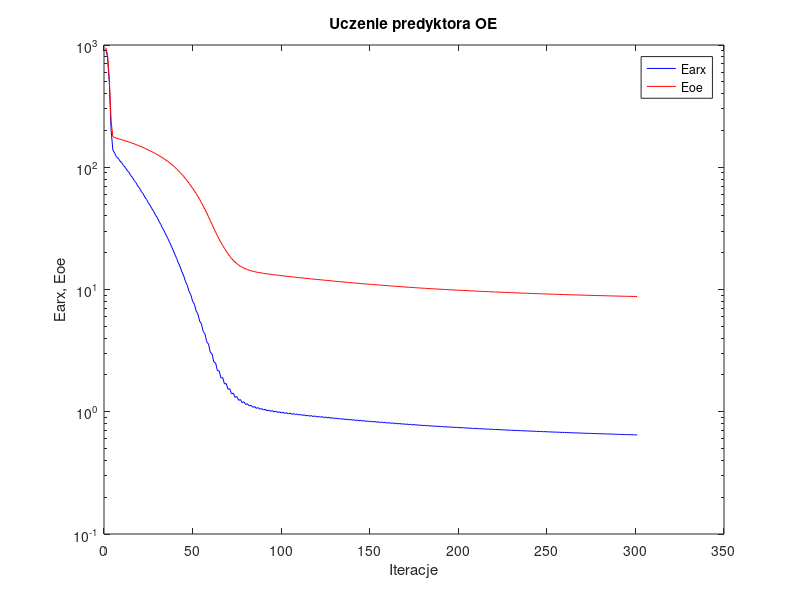
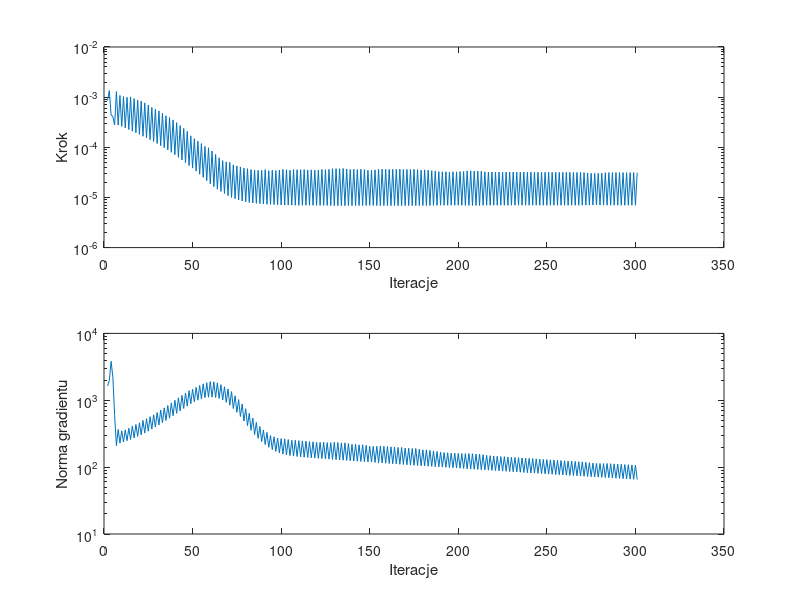

MATLAB code for these plots, in order:
%uczenie predyktora oe
clear all;
n=0; farx(n+1)=9.220204e+002; foe(n+1)=9.503990e+002; wspucz(n+1)=0.000000e+000; ng(n+1)=0.000000e+000;
n=1; farx(n+1)=7.999433e+002; foe(n+1)=8.242582e+002; krok(n+1)=8.522871e-004; ng(n+1)=1.632921e+003;
n=2; farx(n+1)=4.912529e+002; foe(n+1)=5.248769e+002; krok(n+1)=1.353531e-003; ng(n+1)=1.971137e+003;
n=3; farx(n+1)=2.023087e+002; foe(n+1)=2.382137e+002; krok(n+1)=4.430569e-004; ng(n+1)=3.822006e+003;
n=4; farx(n+1)=1.381584e+002; foe(n+1)=1.782243e+002; krok(n+1)=4.069498e-004; ng(n+1)=2.212312e+003;
n=5; farx(n+1)=1.306690e+002; foe(n+1)=1.748705e+002; krok(n+1)=2.790403e-004; ng(n+1)=5.952915e+002;
n=6; farx(n+1)=1.217557e+002; foe(n+1)=1.730756e+002; krok(n+1)=1.293127e-003; ng(n+1)=2.094557e+002;
n=7; farx(n+1)=1.186296e+002; foe(n+1)=1.713138e+002; krok(n+1)=2.770473e-004; ng(n+1)=3.660099e+002;
n=8; farx(n+1)=1.125998e+002; foe(n+1)=1.696787e+002; krok(n+1)=1.078226e-003; ng(n+1)=2.284957e+002;
n=9; farx(n+1)=1.088879e+002; foe(n+1)=1.680222e+002; krok(n+1)=2.617205e-004; ng(n+1)=3.490607e+002;
n=10; farx(n+1)=1.032205e+002; foe(n+1)=1.663342e+002; krok(n+1)=1.025308e-003; ng(n+1)=2.379276e+002;
n=11; farx(n+1)=9.980846e+001; foe(n+1)=1.646468e+002; krok(n+1)=2.449218e-004; ng(n+1)=3.604803e+002;
n=12; farx(n+1)=9.444789e+001; foe(n+1)=1.628880e+002; krok(n+1)=9.933991e-004; ng(n+1)=2.487858e+002;
n=13; farx(n+1)=9.123601e+001; foe(n+1)=1.611251e+002; krok(n+1)=2.266194e-004; ng(n+1)=3.811072e+002;
n=14; farx(n+1)=8.587793e+001; foe(n+1)=1.592135e+002; krok(n+1)=1.009153e-003; ng(n+1)=2.591923e+002;
n=15; farx(n+1)=8.279047e+001; foe(n+1)=1.572935e+002; krok(n+1)=2.093566e-004; ng(n+1)=4.129995e+002;
n=16; farx(n+1)=7.789488e+001; foe(n+1)=1.553389e+002; krok(n+1)=9.382450e-004; ng(n+1)=2.732269e+002;
n=17; farx(n+1)=7.500814e+001; foe(n+1)=1.533757e+002; krok(n+1)=1.945992e-004; ng(n+1)=4.347142e+002;
n=18; farx(n+1)=7.052342e+001; foe(n+1)=1.513604e+002; krok(n+1)=8.713055e-004; ng(n+1)=2.881213e+002;
n=19; farx(n+1)=6.782011e+001; foe(n+1)=1.493598e+002; krok(n+1)=1.803354e-004; ng(n+1)=4.593943e+002;
n=20; farx(n+1)=6.358472e+001; foe(n+1)=1.472510e+002; krok(n+1)=8.336543e-004; ng(n+1)=3.041953e+002;
n=21; farx(n+1)=6.100166e+001; foe(n+1)=1.451266e+002; krok(n+1)=1.657251e-004; ng(n+1)=4.987756e+002;
n=22; farx(n+1)=5.712318e+001; foe(n+1)=1.429289e+002; krok(n+1)=7.663457e-004; ng(n+1)=3.232937e+002;
n=23; farx(n+1)=5.470233e+001; foe(n+1)=1.407754e+002; krok(n+1)=1.533903e-004; ng(n+1)=5.309540e+002;
n=24; farx(n+1)=5.122316e+001; foe(n+1)=1.385368e+002; krok(n+1)=6.946998e-004; ng(n+1)=3.451953e+002;
n=25; farx(n+1)=4.893199e+001; foe(n+1)=1.363313e+002; krok(n+1)=1.417047e-004; ng(n+1)=5.675753e+002;
n=26; farx(n+1)=4.584623e+001; foe(n+1)=1.340612e+002; krok(n+1)=6.218716e-004; ng(n+1)=3.701461e+002;
n=27; farx(n+1)=4.368632e+001; foe(n+1)=1.318175e+002; krok(n+1)=1.304810e-004; ng(n+1)=6.055960e+002;
n=28; farx(n+1)=4.086363e+001; foe(n+1)=1.294600e+002; krok(n+1)=5.733303e-004; ng(n+1)=3.968758e+002;
n=29; farx(n+1)=3.879916e+001; foe(n+1)=1.271056e+002; krok(n+1)=1.189563e-004; ng(n+1)=6.560187e+002;
n=30; farx(n+1)=3.618712e+001; foe(n+1)=1.246131e+002; krok(n+1)=5.322828e-004; ng(n+1)=4.266294e+002;
n=31; farx(n+1)=3.420842e+001; foe(n+1)=1.221269e+002; krok(n+1)=1.081342e-004; ng(n+1)=7.142521e+002;
n=32; farx(n+1)=3.188175e+001; foe(n+1)=1.195360e+002; krok(n+1)=4.770094e-004; ng(n+1)=4.608610e+002;
n=33; farx(n+1)=3.000837e+001; foe(n+1)=1.169744e+002; krok(n+1)=9.848602e-005; ng(n+1)=7.700905e+002;
n=34; farx(n+1)=2.796643e+001; foe(n+1)=1.143088e+002; krok(n+1)=4.250148e-004; ng(n+1)=4.989239e+002;
n=35; farx(n+1)=2.619266e+001; foe(n+1)=1.116430e+002; krok(n+1)=8.878196e-005; ng(n+1)=8.345042e+002;
n=36; farx(n+1)=2.432739e+001; foe(n+1)=1.087894e+002; krok(n+1)=3.909578e-004; ng(n+1)=5.393241e+002;
n=37; farx(n+1)=2.263724e+001; foe(n+1)=1.059629e+002; krok(n+1)=7.948838e-005; ng(n+1)=9.140807e+002;
n=38; farx(n+1)=2.098797e+001; foe(n+1)=1.029576e+002; krok(n+1)=3.517334e-004; ng(n+1)=5.859153e+002;
n=39; farx(n+1)=1.938926e+001; foe(n+1)=9.998168e+001; krok(n+1)=7.092424e-005; ng(n+1)=1.000162e+003;
n=40; farx(n+1)=1.797687e+001; foe(n+1)=9.685775e+001; krok(n+1)=3.095959e-004; ng(n+1)=6.378810e+002;
n=41; farx(n+1)=1.648452e+001; foe(n+1)=9.377381e+001; krok(n+1)=6.309391e-005; ng(n+1)=1.088110e+003;
n=42; farx(n+1)=1.529130e+001; foe(n+1)=9.053646e+001; krok(n+1)=2.716429e-004; ng(n+1)=6.937232e+002;
n=43; farx(n+1)=1.390813e+001; foe(n+1)=8.735078e+001; krok(n+1)=5.582033e-005; ng(n+1)=1.183305e+003;
n=44; farx(n+1)=1.291211e+001; foe(n+1)=8.400451e+001; krok(n+1)=2.383224e-004; ng(n+1)=7.531502e+002;
n=45; farx(n+1)=1.164015e+001; foe(n+1)=8.072543e+001; krok(n+1)=4.909079e-005; ng(n+1)=1.286117e+003;
n=46; farx(n+1)=1.082281e+001; foe(n+1)=7.728503e+001; krok(n+1)=2.083980e-004; ng(n+1)=8.164193e+002;
n=47; farx(n+1)=9.660042e+000; foe(n+1)=7.394776e+001; krok(n+1)=4.334515e-005; ng(n+1)=1.392557e+003;
n=48; farx(n+1)=9.068714e+000; foe(n+1)=7.064500e+001; krok(n+1)=1.691914e-004; ng(n+1)=8.868177e+002;
n=49; farx(n+1)=8.051728e+000; foe(n+1)=6.746554e+001; krok(n+1)=3.840954e-005; ng(n+1)=1.461079e+003;
n=50; farx(n+1)=7.589516e+000; foe(n+1)=6.416784e+001; krok(n+1)=1.483649e-004; ng(n+1)=9.479083e+002;
n=51; farx(n+1)=6.681102e+000; foe(n+1)=6.100033e+001; krok(n+1)=3.351833e-005; ng(n+1)=1.561428e+003;
n=52; farx(n+1)=6.316651e+000; foe(n+1)=5.769492e+001; krok(n+1)=1.326035e-004; ng(n+1)=1.003409e+003;
n=53; farx(n+1)=5.511418e+000; foe(n+1)=5.455846e+001; krok(n+1)=2.907853e-005; ng(n+1)=1.665351e+003;
n=54; farx(n+1)=5.233997e+000; foe(n+1)=5.130888e+001; krok(n+1)=1.185248e-004; ng(n+1)=1.052290e+003;
n=55; farx(n+1)=4.528977e+000; foe(n+1)=4.825979e+001; krok(n+1)=2.519594e-005; ng(n+1)=1.760945e+003;
n=56; farx(n+1)=4.333861e+000; foe(n+1)=4.518332e+001; krok(n+1)=1.042068e-004; ng(n+1)=1.092217e+003;
n=57; farx(n+1)=3.733622e+000; foe(n+1)=4.232530e+001; krok(n+1)=2.170937e-005; ng(n+1)=1.827726e+003;
n=58; farx(n+1)=3.582161e+000; foe(n+1)=3.933008e+001; krok(n+1)=9.776439e-005; ng(n+1)=1.110234e+003;
n=59; farx(n+1)=3.064559e+000; foe(n+1)=3.661710e+001; krok(n+1)=1.870342e-005; ng(n+1)=1.902429e+003;
n=60; farx(n+1)=2.976332e+000; foe(n+1)=3.399800e+001; krok(n+1)=8.423045e-005; ng(n+1)=1.116644e+003;
n=61; farx(n+1)=2.553274e+000; foe(n+1)=3.166443e+001; krok(n+1)=1.641052e-005; ng(n+1)=1.887261e+003;
n=62; farx(n+1)=2.512736e+000; foe(n+1)=2.948006e+001; krok(n+1)=7.204982e-005; ng(n+1)=1.100794e+003;
n=63; farx(n+1)=2.172269e+000; foe(n+1)=2.755835e+001; krok(n+1)=1.460917e-005; ng(n+1)=1.821469e+003;
n=64; farx(n+1)=2.163343e+000; foe(n+1)=2.580099e+001; krok(n+1)=6.158863e-005; ng(n+1)=1.063275e+003;
n=65; farx(n+1)=1.892801e+000; foe(n+1)=2.428197e+001; krok(n+1)=1.321254e-005; ng(n+1)=1.710828e+003;
n=66; farx(n+1)=1.902957e+000; foe(n+1)=2.289646e+001; krok(n+1)=5.429951e-005; ng(n+1)=1.007005e+003;
n=67; farx(n+1)=1.686291e+000; foe(n+1)=2.169334e+001; krok(n+1)=1.197415e-005; ng(n+1)=1.592784e+003;
n=68; farx(n+1)=1.702471e+000; foe(n+1)=2.057194e+001; krok(n+1)=5.113027e-005; ng(n+1)=9.322014e+002;
n=69; farx(n+1)=1.526912e+000; foe(n+1)=1.961111e+001; krok(n+1)=1.085468e-005; ng(n+1)=1.474273e+003;
n=70; farx(n+1)=1.544038e+000; foe(n+1)=1.870605e+001; krok(n+1)=5.007398e-005; ng(n+1)=8.432755e+002;
n=71; farx(n+1)=1.400133e+000; foe(n+1)=1.794632e+001; krok(n+1)=9.999543e-006; ng(n+1)=1.346418e+003;
n=72; farx(n+1)=1.421170e+000; foe(n+1)=1.729507e+001; krok(n+1)=4.461789e-005; ng(n+1)=7.511700e+002;
n=73; farx(n+1)=1.309186e+000; foe(n+1)=1.675244e+001; krok(n+1)=9.410994e-006; ng(n+1)=1.166610e+003;
n=74; farx(n+1)=1.330581e+000; foe(n+1)=1.627174e+001; krok(n+1)=4.244958e-005; ng(n+1)=6.596509e+002;
n=75; farx(n+1)=1.239953e+000; foe(n+1)=1.586435e+001; krok(n+1)=8.869972e-006; ng(n+1)=1.022139e+003;
n=76; farx(n+1)=1.259854e+000; foe(n+1)=1.550946e+001; krok(n+1)=4.060864e-005; ng(n+1)=5.706903e+002;
n=77; farx(n+1)=1.186673e+000; foe(n+1)=1.521031e+001; krok(n+1)=8.479063e-006; ng(n+1)=8.786822e+002;
n=78; farx(n+1)=1.205320e+000; foe(n+1)=1.495300e+001; krok(n+1)=3.848816e-005; ng(n+1)=4.892689e+002;
n=79; farx(n+1)=1.145947e+000; foe(n+1)=1.473375e+001; krok(n+1)=8.172419e-006; ng(n+1)=7.476690e+002;
n=80; farx(n+1)=1.162902e+000; foe(n+1)=1.454141e+001; krok(n+1)=3.740683e-005; ng(n+1)=4.165407e+002;
n=81; farx(n+1)=1.113588e+000; foe(n+1)=1.437624e+001; krok(n+1)=7.938342e-006; ng(n+1)=6.376715e+002;
n=82; farx(n+1)=1.129284e+000; foe(n+1)=1.423165e+001; krok(n+1)=3.601440e-005; ng(n+1)=3.553617e+002;
n=83; farx(n+1)=1.087863e+000; foe(n+1)=1.410535e+001; krok(n+1)=7.760930e-006; ng(n+1)=5.425457e+002;
n=84; farx(n+1)=1.102414e+000; foe(n+1)=1.399182e+001; krok(n+1)=3.533295e-005; ng(n+1)=3.064991e+002;
n=85; farx(n+1)=1.066666e+000; foe(n+1)=1.389113e+001; krok(n+1)=7.622483e-006; ng(n+1)=4.665707e+002;
n=86; farx(n+1)=1.080457e+000; foe(n+1)=1.379932e+001; krok(n+1)=3.468782e-005; ng(n+1)=2.695466e+002;
n=87; farx(n+1)=1.048930e+000; foe(n+1)=1.371616e+001; krok(n+1)=7.517282e-006; ng(n+1)=4.052756e+002;
n=88; farx(n+1)=1.062287e+000; foe(n+1)=1.363905e+001; krok(n+1)=3.440034e-005; ng(n+1)=2.412506e+002;
n=89; farx(n+1)=1.033881e+000; foe(n+1)=1.356712e+001; krok(n+1)=7.381362e-006; ng(n+1)=3.591502e+002;
n=90; farx(n+1)=1.046726e+000; foe(n+1)=1.349697e+001; krok(n+1)=3.583315e-005; ng(n+1)=2.174568e+002;
n=91; farx(n+1)=1.020009e+000; foe(n+1)=1.343102e+001; krok(n+1)=7.304702e-006; ng(n+1)=3.305818e+002;
n=92; farx(n+1)=1.032687e+000; foe(n+1)=1.337000e+001; krok(n+1)=3.418410e-005; ng(n+1)=1.982322e+002;
n=93; farx(n+1)=1.008311e+000; foe(n+1)=1.331198e+001; krok(n+1)=7.265431e-006; ng(n+1)=2.974737e+002;
n=94; farx(n+1)=1.020886e+000; foe(n+1)=1.325463e+001; krok(n+1)=3.488004e-005; ng(n+1)=1.833943e+002;
n=95; farx(n+1)=9.974907e-001; foe(n+1)=1.319940e+001; krok(n+1)=7.211524e-006; ng(n+1)=2.845397e+002;
n=96; farx(n+1)=1.010067e+000; foe(n+1)=1.314619e+001; krok(n+1)=3.440034e-005; ng(n+1)=1.717305e+002;
n=97; farx(n+1)=9.878178e-001; foe(n+1)=1.309408e+001; krok(n+1)=7.156975e-006; ng(n+1)=2.723093e+002;
n=98; farx(n+1)=1.000302e+000; foe(n+1)=1.304220e+001; krok(n+1)=3.519674e-005; ng(n+1)=1.631738e+002;
n=99; farx(n+1)=9.787193e-001; foe(n+1)=1.299137e+001; krok(n+1)=7.086051e-006; ng(n+1)=2.669222e+002;
n=100; farx(n+1)=9.911541e-001; foe(n+1)=1.294014e+001; krok(n+1)=3.628732e-005; ng(n+1)=1.567289e+002;
n=101; farx(n+1)=9.699264e-001; foe(n+1)=1.288981e+001; krok(n+1)=7.048309e-006; ng(n+1)=2.650024e+002;
n=102; farx(n+1)=9.822768e-001; foe(n+1)=1.284085e+001; krok(n+1)=3.572825e-005; ng(n+1)=1.520094e+002;
n=103; farx(n+1)=9.617580e-001; foe(n+1)=1.279252e+001; krok(n+1)=7.048309e-006; ng(n+1)=2.584930e+002;
n=104; farx(n+1)=9.739557e-001; foe(n+1)=1.274558e+001; krok(n+1)=3.501276e-005; ng(n+1)=1.487171e+002;
n=105; farx(n+1)=9.542176e-001; foe(n+1)=1.269927e+001; krok(n+1)=7.026980e-006; ng(n+1)=2.520185e+002;
n=106; farx(n+1)=9.663262e-001; foe(n+1)=1.265249e+001; krok(n+1)=3.594329e-005; ng(n+1)=1.461553e+002;
n=107; farx(n+1)=9.468011e-001; foe(n+1)=1.260628e+001; krok(n+1)=6.997257e-006; ng(n+1)=2.524913e+002;
n=108; farx(n+1)=9.587533e-001; foe(n+1)=1.256078e+001; krok(n+1)=3.574308e-005; ng(n+1)=1.440543e+002;
n=109; farx(n+1)=9.397291e-001; foe(n+1)=1.251577e+001; krok(n+1)=6.986564e-006; ng(n+1)=2.492771e+002;
n=110; farx(n+1)=9.514980e-001; foe(n+1)=1.247116e+001; krok(n+1)=3.577324e-005; ng(n+1)=1.421733e+002;
n=111; farx(n+1)=9.329038e-001; foe(n+1)=1.242714e+001; krok(n+1)=6.975132e-006; ng(n+1)=2.469130e+002;
n=112; farx(n+1)=9.444933e-001; foe(n+1)=1.238338e+001; krok(n+1)=3.584012e-005; ng(n+1)=1.406211e+002;
n=113; farx(n+1)=9.262595e-001; foe(n+1)=1.234021e+001; krok(n+1)=6.975132e-006; ng(n+1)=2.449390e+002;
n=114; farx(n+1)=9.376396e-001; foe(n+1)=1.229785e+001; krok(n+1)=3.533295e-005; ng(n+1)=1.393120e+002;
n=115; farx(n+1)=9.199121e-001; foe(n+1)=1.225603e+001; krok(n+1)=6.975132e-006; ng(n+1)=2.409020e+002;
n=116; farx(n+1)=9.311163e-001; foe(n+1)=1.221441e+001; krok(n+1)=3.547989e-005; ng(n+1)=1.379668e+002;
n=117; farx(n+1)=9.136848e-001; foe(n+1)=1.217326e+001; krok(n+1)=6.975132e-006; ng(n+1)=2.395291e+002;
n=118; farx(n+1)=9.246723e-001; foe(n+1)=1.213294e+001; krok(n+1)=3.498787e-005; ng(n+1)=1.367902e+002;
n=119; farx(n+1)=9.077121e-001; foe(n+1)=1.209303e+001; krok(n+1)=6.975132e-006; ng(n+1)=2.356848e+002;
n=120; farx(n+1)=9.185234e-001; foe(n+1)=1.205332e+001; krok(n+1)=3.521996e-005; ng(n+1)=1.355288e+002;
n=121; farx(n+1)=9.018763e-001; foe(n+1)=1.201396e+001; krok(n+1)=6.948457e-006; ng(n+1)=2.347108e+002;
n=122; farx(n+1)=9.125303e-001; foe(n+1)=1.197426e+001; krok(n+1)=3.609728e-005; ng(n+1)=1.341680e+002;
n=123; farx(n+1)=8.960007e-001; foe(n+1)=1.193489e+001; krok(n+1)=6.935028e-006; ng(n+1)=2.359874e+002;
n=124; farx(n+1)=9.064446e-001; foe(n+1)=1.189634e+001; krok(n+1)=3.572825e-005; ng(n+1)=1.330384e+002;
n=125; farx(n+1)=8.903440e-001; foe(n+1)=1.185804e+001; krok(n+1)=6.925078e-006; ng(n+1)=2.327591e+002;
n=126; farx(n+1)=9.005944e-001; foe(n+1)=1.181970e+001; krok(n+1)=3.631381e-005; ng(n+1)=1.317515e+002;
n=127; farx(n+1)=8.847494e-001; foe(n+1)=1.178172e+001; krok(n+1)=6.891598e-006; ng(n+1)=2.326239e+002;
n=128; farx(n+1)=8.948556e-001; foe(n+1)=1.174317e+001; krok(n+1)=3.751011e-005; ng(n+1)=1.303894e+002;
n=129; farx(n+1)=8.790782e-001; foe(n+1)=1.170494e+001; krok(n+1)=6.866794e-006; ng(n+1)=2.356047e+002;
n=130; farx(n+1)=8.889606e-001; foe(n+1)=1.166716e+001; krok(n+1)=3.746225e-005; ng(n+1)=1.292046e+002;
n=131; farx(n+1)=8.735254e-001; foe(n+1)=1.162981e+001; krok(n+1)=6.866794e-006; ng(n+1)=2.330891e+002;
n=132; farx(n+1)=8.831978e-001; foe(n+1)=1.159287e+001; krok(n+1)=3.736809e-005; ng(n+1)=1.280517e+002;
n=133; farx(n+1)=8.681102e-001; foe(n+1)=1.155637e+001; krok(n+1)=6.859775e-006; ng(n+1)=2.306202e+002;
n=134; farx(n+1)=8.776196e-001; foe(n+1)=1.151991e+001; krok(n+1)=3.780400e-005; ng(n+1)=1.268470e+002;
n=135; farx(n+1)=8.627111e-001; foe(n+1)=1.148374e+001; krok(n+1)=6.861689e-006; ng(n+1)=2.306592e+002;
n=136; farx(n+1)=8.719782e-001; foe(n+1)=1.144866e+001; krok(n+1)=3.694884e-005; ng(n+1)=1.258257e+002;
n=137; farx(n+1)=8.575100e-001; foe(n+1)=1.141392e+001; krok(n+1)=6.890538e-006; ng(n+1)=2.250862e+002;
n=138; farx(n+1)=8.665519e-001; foe(n+1)=1.138025e+001; krok(n+1)=3.602491e-005; ng(n+1)=1.248603e+002;
n=139; farx(n+1)=8.525680e-001; foe(n+1)=1.134690e+001; krok(n+1)=6.891598e-006; ng(n+1)=2.195453e+002;
n=140; farx(n+1)=8.614538e-001; foe(n+1)=1.131337e+001; krok(n+1)=3.673902e-005; ng(n+1)=1.236609e+002;
n=141; farx(n+1)=8.475873e-001; foe(n+1)=1.128016e+001; krok(n+1)=6.890538e-006; ng(n+1)=2.204422e+002;
n=142; farx(n+1)=8.562614e-001; foe(n+1)=1.124788e+001; krok(n+1)=3.594329e-005; ng(n+1)=1.226986e+002;
n=143; farx(n+1)=8.428318e-001; foe(n+1)=1.121590e+001; krok(n+1)=6.891598e-006; ng(n+1)=2.154716e+002;
n=144; farx(n+1)=8.513536e-001; foe(n+1)=1.118383e+001; krok(n+1)=3.654973e-005; ng(n+1)=1.215402e+002;
n=145; farx(n+1)=8.380562e-001; foe(n+1)=1.115206e+001; krok(n+1)=6.890538e-006; ng(n+1)=2.159926e+002;
n=146; farx(n+1)=8.463931e-001; foe(n+1)=1.112111e+001; krok(n+1)=3.592136e-005; ng(n+1)=1.205825e+002;
n=147; farx(n+1)=8.334217e-001; foe(n+1)=1.109036e+001; krok(n+1)=6.917402e-006; ng(n+1)=2.119661e+002;
n=148; farx(n+1)=8.415160e-001; foe(n+1)=1.106071e+001; krok(n+1)=3.476335e-005; ng(n+1)=1.197035e+002;
n=149; farx(n+1)=8.290231e-001; foe(n+1)=1.103145e+001; krok(n+1)=6.939469e-006; ng(n+1)=2.057280e+002;
n=150; farx(n+1)=8.369746e-001; foe(n+1)=1.100233e+001; krok(n+1)=3.488004e-005; ng(n+1)=1.186853e+002;
n=151; farx(n+1)=8.247024e-001; foe(n+1)=1.097352e+001; krok(n+1)=6.925078e-006; ng(n+1)=2.045922e+002;
n=152; farx(n+1)=8.325347e-001; foe(n+1)=1.094466e+001; krok(n+1)=3.542617e-005; ng(n+1)=1.176083e+002;
n=153; farx(n+1)=8.204206e-001; foe(n+1)=1.091599e+001; krok(n+1)=6.891598e-006; ng(n+1)=2.049611e+002;
n=154; farx(n+1)=8.281157e-001; foe(n+1)=1.088704e+001; krok(n+1)=3.639496e-005; ng(n+1)=1.164403e+002;
n=155; farx(n+1)=8.160952e-001; foe(n+1)=1.085834e+001; krok(n+1)=6.869231e-006; ng(n+1)=2.065082e+002;
n=156; farx(n+1)=8.236289e-001; foe(n+1)=1.082984e+001; krok(n+1)=3.655818e-005; ng(n+1)=1.153891e+002;
n=157; farx(n+1)=8.118225e-001; foe(n+1)=1.080164e+001; krok(n+1)=6.866794e-006; ng(n+1)=2.051626e+002;
n=158; farx(n+1)=8.192000e-001; foe(n+1)=1.077378e+001; krok(n+1)=3.646823e-005; ng(n+1)=1.143891e+002;
n=159; farx(n+1)=8.076364e-001; foe(n+1)=1.074619e+001; krok(n+1)=6.866794e-006; ng(n+1)=2.031033e+002;
n=160; farx(n+1)=8.148606e-001; foe(n+1)=1.071890e+001; krok(n+1)=3.643108e-005; ng(n+1)=1.133899e+002;
n=161; farx(n+1)=8.035269e-001; foe(n+1)=1.069188e+001; krok(n+1)=6.866794e-006; ng(n+1)=2.012131e+002;
n=162; farx(n+1)=8.106083e-001; foe(n+1)=1.066518e+001; krok(n+1)=3.639496e-005; ng(n+1)=1.124073e+002;
n=163; farx(n+1)=7.994925e-001; foe(n+1)=1.063870e+001; krok(n+1)=6.866794e-006; ng(n+1)=1.994863e+002;
n=164; farx(n+1)=8.064186e-001; foe(n+1)=1.061260e+001; krok(n+1)=3.625046e-005; ng(n+1)=1.114412e+002;
n=165; farx(n+1)=7.955574e-001; foe(n+1)=1.058674e+001; krok(n+1)=6.859775e-006; ng(n+1)=1.971485e+002;
n=166; farx(n+1)=8.023525e-001; foe(n+1)=1.056090e+001; krok(n+1)=3.670884e-005; ng(n+1)=1.104009e+002;
n=167; farx(n+1)=7.916218e-001; foe(n+1)=1.053530e+001; krok(n+1)=6.861689e-006; ng(n+1)=1.970107e+002;
n=168; farx(n+1)=7.982551e-001; foe(n+1)=1.051034e+001; krok(n+1)=3.602491e-005; ng(n+1)=1.095253e+002;
n=169; farx(n+1)=7.878356e-001; foe(n+1)=1.048564e+001; krok(n+1)=6.869231e-006; ng(n+1)=1.929013e+002;
n=170; farx(n+1)=7.943391e-001; foe(n+1)=1.046108e+001; krok(n+1)=3.620311e-005; ng(n+1)=1.085488e+002;
n=171; farx(n+1)=7.840920e-001; foe(n+1)=1.043677e+001; krok(n+1)=6.866794e-006; ng(n+1)=1.918862e+002;
n=172; farx(n+1)=7.904595e-001; foe(n+1)=1.041278e+001; krok(n+1)=3.605868e-005; ng(n+1)=1.076237e+002;
n=173; farx(n+1)=7.804398e-001; foe(n+1)=1.038902e+001; krok(n+1)=6.859775e-006; ng(n+1)=1.897786e+002;
n=174; farx(n+1)=7.866897e-001; foe(n+1)=1.036528e+001; krok(n+1)=3.650218e-005; ng(n+1)=1.066256e+002;
n=175; farx(n+1)=7.767879e-001; foe(n+1)=1.034175e+001; krok(n+1)=6.861689e-006; ng(n+1)=1.896772e+002;
n=176; farx(n+1)=7.828808e-001; foe(n+1)=1.031882e+001; krok(n+1)=3.577324e-005; ng(n+1)=1.057828e+002;
n=177; farx(n+1)=7.732519e-001; foe(n+1)=1.029617e+001; krok(n+1)=6.890538e-006; ng(n+1)=1.854015e+002;
n=178; farx(n+1)=7.792143e-001; foe(n+1)=1.027413e+001; krok(n+1)=3.498787e-005; ng(n+1)=1.049949e+002;
n=179; farx(n+1)=7.698727e-001; foe(n+1)=1.025227e+001; krok(n+1)=6.891598e-006; ng(n+1)=1.814812e+002;
n=180; farx(n+1)=7.757170e-001; foe(n+1)=1.023037e+001; krok(n+1)=3.547989e-005; ng(n+1)=1.040196e+002;
n=181; farx(n+1)=7.664874e-001; foe(n+1)=1.020873e+001; krok(n+1)=6.890538e-006; ng(n+1)=1.813614e+002;
n=182; farx(n+1)=7.722042e-001; foe(n+1)=1.018748e+001; krok(n+1)=3.502676e-005; ng(n+1)=1.031916e+002;
n=183; farx(n+1)=7.631796e-001; foe(n+1)=1.016647e+001; krok(n+1)=6.917402e-006; ng(n+1)=1.783643e+002;
n=184; farx(n+1)=7.687831e-001; foe(n+1)=1.014611e+001; krok(n+1)=3.415827e-005; ng(n+1)=1.024638e+002;
n=185; farx(n+1)=7.600101e-001; foe(n+1)=1.012585e+001; krok(n+1)=6.935028e-006; ng(n+1)=1.747284e+002;
n=186; farx(n+1)=7.654728e-001; foe(n+1)=1.010598e+001; krok(n+1)=3.378344e-005; ng(n+1)=1.016423e+002;
n=187; farx(n+1)=7.568928e-001; foe(n+1)=1.008634e+001; krok(n+1)=6.971762e-006; ng(n+1)=1.717743e+002;
n=188; farx(n+1)=7.622361e-001; foe(n+1)=1.006741e+001; krok(n+1)=3.261438e-005; ng(n+1)=1.010001e+002;
n=189; farx(n+1)=7.539375e-001; foe(n+1)=1.004863e+001; krok(n+1)=6.997257e-006; ng(n+1)=1.672830e+002;
n=190; farx(n+1)=7.591714e-001; foe(n+1)=1.003010e+001; krok(n+1)=3.245086e-005; ng(n+1)=1.002077e+002;
n=191; farx(n+1)=7.510435e-001; foe(n+1)=1.001175e+001; krok(n+1)=7.000011e-006; ng(n+1)=1.653731e+002;
n=192; farx(n+1)=7.561880e-001; foe(n+1)=9.993548e+000; krok(n+1)=3.251553e-005; ng(n+1)=9.940152e+001;
n=193; farx(n+1)=7.481882e-001; foe(n+1)=9.975474e+000; krok(n+1)=6.997257e-006; ng(n+1)=1.643788e+002;
n=194; farx(n+1)=7.531985e-001; foe(n+1)=9.957633e+000; krok(n+1)=3.223481e-005; ng(n+1)=9.861231e+001;
n=195; farx(n+1)=7.453993e-001; foe(n+1)=9.940100e+000; krok(n+1)=7.005815e-006; ng(n+1)=1.616490e+002;
n=196; farx(n+1)=7.503516e-001; foe(n+1)=9.922550e+000; krok(n+1)=3.251553e-005; ng(n+1)=9.781363e+001;
n=197; farx(n+1)=7.426284e-001; foe(n+1)=9.905127e+000; krok(n+1)=6.997257e-006; ng(n+1)=1.617360e+002;
n=198; farx(n+1)=7.474991e-001; foe(n+1)=9.887971e+000; krok(n+1)=3.242569e-005; ng(n+1)=9.705660e+001;
n=199; farx(n+1)=7.399202e-001; foe(n+1)=9.870860e+000; krok(n+1)=6.986564e-006; ng(n+1)=1.604587e+002;
n=200; farx(n+1)=7.446909e-001; foe(n+1)=9.853854e+000; krok(n+1)=3.271506e-005; ng(n+1)=9.621552e+001;
n=201; farx(n+1)=7.372315e-001; foe(n+1)=9.836978e+000; krok(n+1)=6.975132e-006; ng(n+1)=1.596710e+002;
n=202; farx(n+1)=7.419178e-001; foe(n+1)=9.820177e+000; krok(n+1)=3.298006e-005; ng(n+1)=9.539807e+001;
n=203; farx(n+1)=7.345808e-001; foe(n+1)=9.803501e+000; krok(n+1)=6.948457e-006; ng(n+1)=1.591137e+002;
n=204; farx(n+1)=7.391825e-001; foe(n+1)=9.786659e+000; krok(n+1)=3.378344e-005; ng(n+1)=9.449179e+001;
n=205; farx(n+1)=7.319079e-001; foe(n+1)=9.770007e+000; krok(n+1)=6.925078e-006; ng(n+1)=1.597359e+002;
n=206; farx(n+1)=7.364126e-001; foe(n+1)=9.753358e+000; krok(n+1)=3.400119e-005; ng(n+1)=9.366402e+001;
n=207; farx(n+1)=7.292433e-001; foe(n+1)=9.736968e+000; krok(n+1)=6.935028e-006; ng(n+1)=1.587372e+002;
n=208; farx(n+1)=7.336738e-001; foe(n+1)=9.720885e+000; krok(n+1)=3.351433e-005; ng(n+1)=9.297755e+001;
n=209; farx(n+1)=7.266651e-001; foe(n+1)=9.704916e+000; krok(n+1)=6.939469e-006; ng(n+1)=1.566255e+002;
n=210; farx(n+1)=7.310308e-001; foe(n+1)=9.689118e+000; krok(n+1)=3.369455e-005; ng(n+1)=9.220622e+001;
n=211; farx(n+1)=7.241120e-001; foe(n+1)=9.673323e+000; krok(n+1)=6.935028e-006; ng(n+1)=1.561798e+002;
n=212; farx(n+1)=7.283598e-001; foe(n+1)=9.657883e+000; krok(n+1)=3.328831e-005; ng(n+1)=9.146827e+001;
n=213; farx(n+1)=7.216036e-001; foe(n+1)=9.642612e+000; krok(n+1)=6.971762e-006; ng(n+1)=1.532680e+002;
n=214; farx(n+1)=7.257840e-001; foe(n+1)=9.627849e+000; krok(n+1)=3.242569e-005; ng(n+1)=9.087852e+001;
n=215; farx(n+1)=7.192051e-001; foe(n+1)=9.613079e+000; krok(n+1)=6.986434e-006; ng(n+1)=1.504423e+002;
n=216; farx(n+1)=7.232829e-001; foe(n+1)=9.598609e+000; krok(n+1)=3.217628e-005; ng(n+1)=9.015992e+001;
n=217; farx(n+1)=7.168566e-001; foe(n+1)=9.584252e+000; krok(n+1)=6.997257e-006; ng(n+1)=1.481786e+002;
n=218; farx(n+1)=7.208527e-001; foe(n+1)=9.570074e+000; krok(n+1)=3.204809e-005; ng(n+1)=8.945429e+001;
n=219; farx(n+1)=7.145523e-001; foe(n+1)=9.556028e+000; krok(n+1)=7.000011e-006; ng(n+1)=1.466067e+002;
n=220; farx(n+1)=7.184798e-001; foe(n+1)=9.542106e+000; krok(n+1)=3.208344e-005; ng(n+1)=8.874345e+001;
n=221; farx(n+1)=7.122802e-001; foe(n+1)=9.528284e+000; krok(n+1)=6.997257e-006; ng(n+1)=1.456534e+002;
n=222; farx(n+1)=7.161253e-001; foe(n+1)=9.514614e+000; krok(n+1)=3.199554e-005; ng(n+1)=8.803873e+001;
n=223; farx(n+1)=7.100468e-001; foe(n+1)=9.501091e+000; krok(n+1)=7.000011e-006; ng(n+1)=1.441112e+002;
n=224; farx(n+1)=7.138281e-001; foe(n+1)=9.487668e+000; krok(n+1)=3.204809e-005; ng(n+1)=8.733993e+001;
n=225; farx(n+1)=7.078429e-001; foe(n+1)=9.474348e+000; krok(n+1)=6.997257e-006; ng(n+1)=1.432587e+002;
n=226; farx(n+1)=7.115541e-001; foe(n+1)=9.461179e+000; krok(n+1)=3.200520e-005; ng(n+1)=8.665167e+001;
n=227; farx(n+1)=7.056746e-001; foe(n+1)=9.448108e+000; krok(n+1)=6.997257e-006; ng(n+1)=1.420422e+002;
n=228; farx(n+1)=7.093126e-001; foe(n+1)=9.435176e+000; krok(n+1)=3.195675e-005; ng(n+1)=8.596454e+001;
n=229; farx(n+1)=7.035416e-001; foe(n+1)=9.422364e+000; krok(n+1)=6.997257e-006; ng(n+1)=1.407249e+002;
n=230; farx(n+1)=7.071145e-001; foe(n+1)=9.409651e+000; krok(n+1)=3.200520e-005; ng(n+1)=8.527699e+001;
n=231; farx(n+1)=7.014348e-001; foe(n+1)=9.397046e+000; krok(n+1)=6.997257e-006; ng(n+1)=1.397737e+002;
n=232; farx(n+1)=7.049446e-001; foe(n+1)=9.384593e+000; krok(n+1)=3.193262e-005; ng(n+1)=8.461499e+001;
n=233; farx(n+1)=6.993644e-001; foe(n+1)=9.372222e+000; krok(n+1)=6.997257e-006; ng(n+1)=1.386006e+002;
n=234; farx(n+1)=7.028049e-001; foe(n+1)=9.359994e+000; krok(n+1)=3.187963e-005; ng(n+1)=8.394576e+001;
n=235; farx(n+1)=6.973280e-001; foe(n+1)=9.347867e+000; krok(n+1)=6.997257e-006; ng(n+1)=1.373027e+002;
n=236; farx(n+1)=7.007087e-001; foe(n+1)=9.335843e+000; krok(n+1)=3.195074e-005; ng(n+1)=8.327465e+001;
n=237; farx(n+1)=6.953143e-001; foe(n+1)=9.323902e+000; krok(n+1)=6.997257e-006; ng(n+1)=1.364651e+002;
n=238; farx(n+1)=6.986367e-001; foe(n+1)=9.312133e+000; krok(n+1)=3.185663e-005; ng(n+1)=8.263431e+001;
n=239; farx(n+1)=6.933371e-001; foe(n+1)=9.300414e+000; krok(n+1)=6.997257e-006; ng(n+1)=1.353044e+002;
n=240; farx(n+1)=6.965988e-001; foe(n+1)=9.288854e+000; krok(n+1)=3.185663e-005; ng(n+1)=8.198094e+001;
n=241; farx(n+1)=6.913877e-001; foe(n+1)=9.277340e+000; krok(n+1)=6.997257e-006; ng(n+1)=1.342634e+002;
n=242; farx(n+1)=6.945834e-001; foe(n+1)=9.265998e+000; krok(n+1)=3.175337e-005; ng(n+1)=8.134039e+001;
n=243; farx(n+1)=6.894741e-001; foe(n+1)=9.254729e+000; krok(n+1)=6.997257e-006; ng(n+1)=1.328634e+002;
n=244; farx(n+1)=6.926017e-001; foe(n+1)=9.243557e+000; krok(n+1)=3.176034e-005; ng(n+1)=8.068232e+001;
n=245; farx(n+1)=6.875848e-001; foe(n+1)=9.232511e+000; krok(n+1)=7.000011e-006; ng(n+1)=1.316161e+002;
n=246; farx(n+1)=6.906531e-001; foe(n+1)=9.221553e+000; krok(n+1)=3.168396e-005; ng(n+1)=8.005430e+001;
n=247; farx(n+1)=6.857279e-001; foe(n+1)=9.210724e+000; krok(n+1)=7.000011e-006; ng(n+1)=1.304138e+002;
n=248; farx(n+1)=6.887438e-001; foe(n+1)=9.199946e+000; krok(n+1)=3.176034e-005; ng(n+1)=7.942034e+001;
n=249; farx(n+1)=6.838928e-001; foe(n+1)=9.189278e+000; krok(n+1)=6.997257e-006; ng(n+1)=1.296535e+002;
n=250; farx(n+1)=6.868494e-001; foe(n+1)=9.178699e+000; krok(n+1)=3.168396e-005; ng(n+1)=7.880579e+001;
n=251; farx(n+1)=6.820872e-001; foe(n+1)=9.168247e+000; krok(n+1)=7.000011e-006; ng(n+1)=1.284235e+002;
n=252; farx(n+1)=6.850003e-001; foe(n+1)=9.157864e+000; krok(n+1)=3.175337e-005; ng(n+1)=7.819926e+001;
n=253; farx(n+1)=6.803034e-001; foe(n+1)=9.147548e+000; krok(n+1)=6.997257e-006; ng(n+1)=1.278336e+002;
n=254; farx(n+1)=6.831565e-001; foe(n+1)=9.137376e+000; krok(n+1)=3.158272e-005; ng(n+1)=7.760786e+001;
n=255; farx(n+1)=6.785551e-001; foe(n+1)=9.127296e+000; krok(n+1)=7.000011e-006; ng(n+1)=1.263801e+002;
n=256; farx(n+1)=6.813552e-001; foe(n+1)=9.117283e+000; krok(n+1)=3.163728e-005; ng(n+1)=7.699443e+001;
n=257; farx(n+1)=6.768270e-001; foe(n+1)=9.107370e+000; krok(n+1)=7.000011e-006; ng(n+1)=1.254978e+002;
n=258; farx(n+1)=6.795799e-001; foe(n+1)=9.097550e+000; krok(n+1)=3.160963e-005; ng(n+1)=7.640912e+001;
n=259; farx(n+1)=6.751263e-001; foe(n+1)=9.087803e+000; krok(n+1)=6.997257e-006; ng(n+1)=1.245954e+002;
n=260; farx(n+1)=6.778252e-001; foe(n+1)=9.078143e+000; krok(n+1)=3.161037e-005; ng(n+1)=7.580927e+001;
n=261; farx(n+1)=6.734489e-001; foe(n+1)=9.068577e+000; krok(n+1)=6.997257e-006; ng(n+1)=1.235574e+002;
n=262; farx(n+1)=6.761038e-001; foe(n+1)=9.059083e+000; krok(n+1)=3.167303e-005; ng(n+1)=7.522109e+001;
n=263; farx(n+1)=6.717902e-001; foe(n+1)=9.049655e+000; krok(n+1)=6.997257e-006; ng(n+1)=1.228687e+002;
n=264; farx(n+1)=6.743974e-001; foe(n+1)=9.040363e+000; krok(n+1)=3.153604e-005; ng(n+1)=7.466241e+001;
n=265; farx(n+1)=6.701636e-001; foe(n+1)=9.031124e+000; krok(n+1)=6.997257e-006; ng(n+1)=1.217136e+002;
n=266; farx(n+1)=6.727189e-001; foe(n+1)=9.021977e+000; krok(n+1)=3.154696e-005; ng(n+1)=7.407976e+001;
n=267; farx(n+1)=6.685584e-001; foe(n+1)=9.012908e+000; krok(n+1)=6.997257e-006; ng(n+1)=1.207020e+002;
n=268; farx(n+1)=6.710696e-001; foe(n+1)=9.003917e+000; krok(n+1)=3.158272e-005; ng(n+1)=7.351231e+001;
n=269; farx(n+1)=6.669727e-001; foe(n+1)=8.994992e+000; krok(n+1)=6.997257e-006; ng(n+1)=1.199282e+002;
n=270; farx(n+1)=6.694277e-001; foe(n+1)=8.986178e+000; krok(n+1)=3.136337e-005; ng(n+1)=7.296504e+001;
n=271; farx(n+1)=6.654114e-001; foe(n+1)=8.977480e+000; krok(n+1)=7.018369e-006; ng(n+1)=1.184076e+002;
n=272; farx(n+1)=6.678159e-001; foe(n+1)=8.968934e+000; krok(n+1)=3.079431e-005; ng(n+1)=7.248997e+001;
n=273; farx(n+1)=6.638923e-001; foe(n+1)=8.960509e+000; krok(n+1)=7.048309e-006; ng(n+1)=1.164256e+002;
n=274; farx(n+1)=6.662615e-001; foe(n+1)=8.952233e+000; krok(n+1)=3.034575e-005; ng(n+1)=7.203597e+001;
n=275; farx(n+1)=6.624177e-001; foe(n+1)=8.944013e+000; krok(n+1)=7.058032e-006; ng(n+1)=1.150190e+002;
n=276; farx(n+1)=6.647357e-001; foe(n+1)=8.935894e+000; krok(n+1)=3.014162e-005; ng(n+1)=7.151754e+001;
n=277; farx(n+1)=6.609711e-001; foe(n+1)=8.927875e+000; krok(n+1)=7.066537e-006; ng(n+1)=1.136107e+002;
n=278; farx(n+1)=6.632588e-001; foe(n+1)=8.919898e+000; krok(n+1)=3.023762e-005; ng(n+1)=7.099673e+001;
n=279; farx(n+1)=6.595451e-001; foe(n+1)=8.911966e+000; krok(n+1)=7.051136e-006; ng(n+1)=1.132316e+002;
n=280; farx(n+1)=6.617937e-001; foe(n+1)=8.904061e+000; krok(n+1)=3.053033e-005; ng(n+1)=7.042827e+001;
n=281; farx(n+1)=6.581313e-001; foe(n+1)=8.896206e+000; krok(n+1)=7.026980e-006; ng(n+1)=1.129412e+002;
n=282; farx(n+1)=6.603473e-001; foe(n+1)=8.888314e+000; krok(n+1)=3.117913e-005; ng(n+1)=6.981967e+001;
n=283; farx(n+1)=6.567097e-001; foe(n+1)=8.880457e+000; krok(n+1)=7.000011e-006; ng(n+1)=1.133905e+002;
n=284; farx(n+1)=6.588772e-001; foe(n+1)=8.872635e+000; krok(n+1)=3.136337e-005; ng(n+1)=6.924839e+001;
n=285; farx(n+1)=6.552959e-001; foe(n+1)=8.864905e+000; krok(n+1)=7.000011e-006; ng(n+1)=1.126339e+002;
n=286; farx(n+1)=6.574276e-001; foe(n+1)=8.857230e+000; krok(n+1)=3.134037e-005; ng(n+1)=6.873517e+001;
n=287; farx(n+1)=6.539023e-001; foe(n+1)=8.849626e+000; krok(n+1)=7.000011e-006; ng(n+1)=1.118678e+002;
n=288; farx(n+1)=6.559984e-001; foe(n+1)=8.842093e+000; krok(n+1)=3.131976e-005; ng(n+1)=6.822520e+001;
n=289; farx(n+1)=6.525297e-001; foe(n+1)=8.834614e+000; krok(n+1)=6.997257e-006; ng(n+1)=1.110996e+002;
n=290; farx(n+1)=6.545863e-001; foe(n+1)=8.827200e+000; krok(n+1)=3.134037e-005; ng(n+1)=6.770421e+001;
n=291; farx(n+1)=6.511740e-001; foe(n+1)=8.819850e+000; krok(n+1)=6.997257e-006; ng(n+1)=1.102795e+002;
n=292; farx(n+1)=6.531917e-001; foe(n+1)=8.812566e+000; krok(n+1)=3.128738e-005; ng(n+1)=6.719764e+001;
n=293; farx(n+1)=6.498379e-001; foe(n+1)=8.805355e+000; krok(n+1)=7.000011e-006; ng(n+1)=1.093458e+002;
n=294; farx(n+1)=6.518219e-001; foe(n+1)=8.798206e+000; krok(n+1)=3.126325e-005; ng(n+1)=6.670128e+001;
n=295; farx(n+1)=6.485220e-001; foe(n+1)=8.791113e+000; krok(n+1)=6.997257e-006; ng(n+1)=1.085907e+002;
n=296; farx(n+1)=6.504686e-001; foe(n+1)=8.784074e+000; krok(n+1)=3.128738e-005; ng(n+1)=6.619317e+001;
n=297; farx(n+1)=6.472221e-001; foe(n+1)=8.777103e+000; krok(n+1)=6.997257e-006; ng(n+1)=1.078121e+002;
n=298; farx(n+1)=6.491374e-001; foe(n+1)=8.770187e+000; krok(n+1)=3.131976e-005; ng(n+1)=6.569994e+001;
n=299; farx(n+1)=6.459374e-001; foe(n+1)=8.763318e+000; krok(n+1)=6.997257e-006; ng(n+1)=1.072426e+002;
n=300; farx(n+1)=6.478142e-001; foe(n+1)=8.756540e+000; krok(n+1)=3.113656e-005; ng(n+1)=6.522328e+001;

figure; semilogy(farx,'b'); hold on; semilogy(foe,'r'); xlabel('Iteracje'); ylabel('Earx, Eoe'); legend('Earx','Eoe'); title('Uczenie predyktora OE');
figure; subplot(2,1,1); semilogy(krok); xlabel('Iteracje'); ylabel('Krok');
subplot(2,1,2); semilogy(ng); xlabel('Iteracje'); ylabel('Norma gradientu');
Earx=farx(n+1)
Eoe=foe(n+1)
